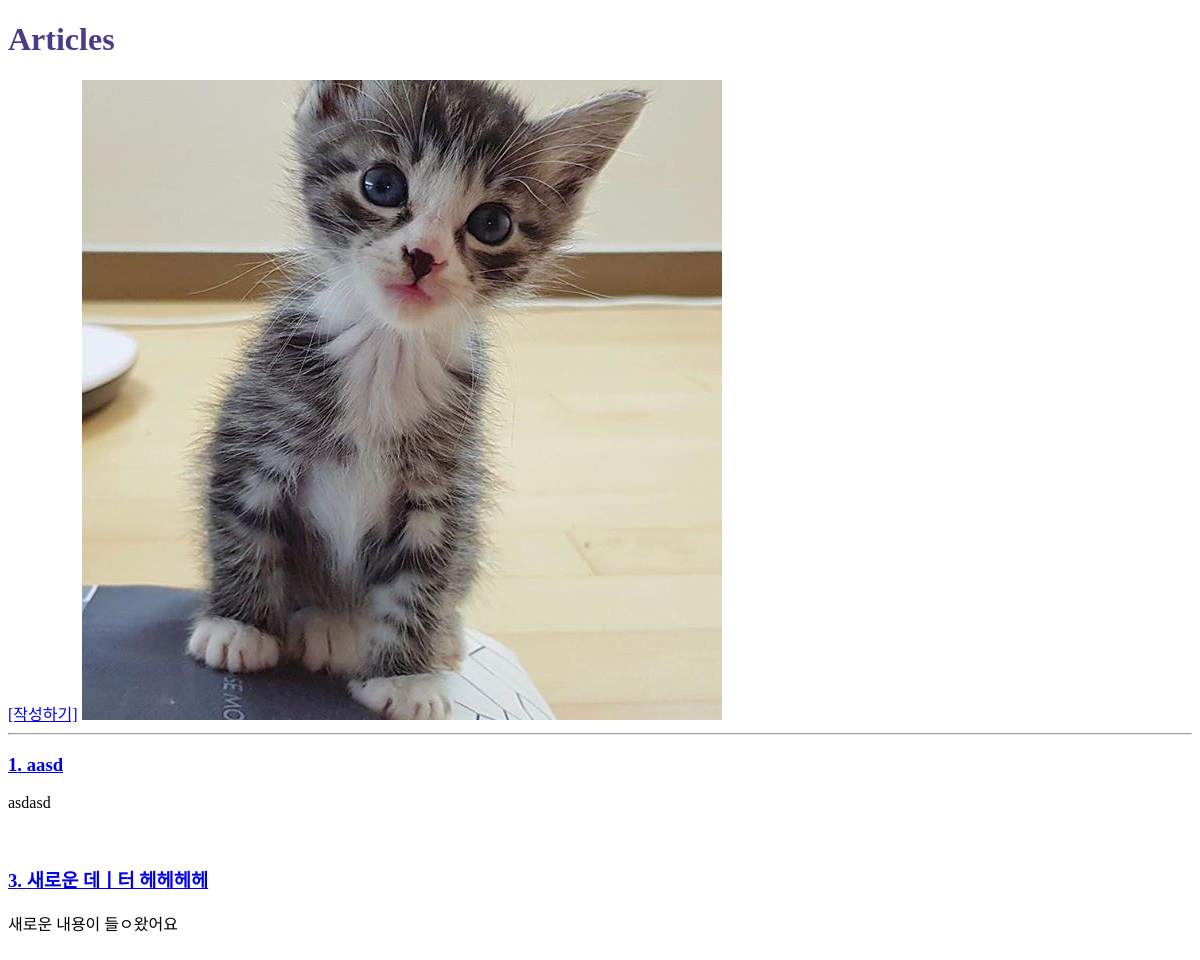
The page /articles/ on the database as committed earlier.
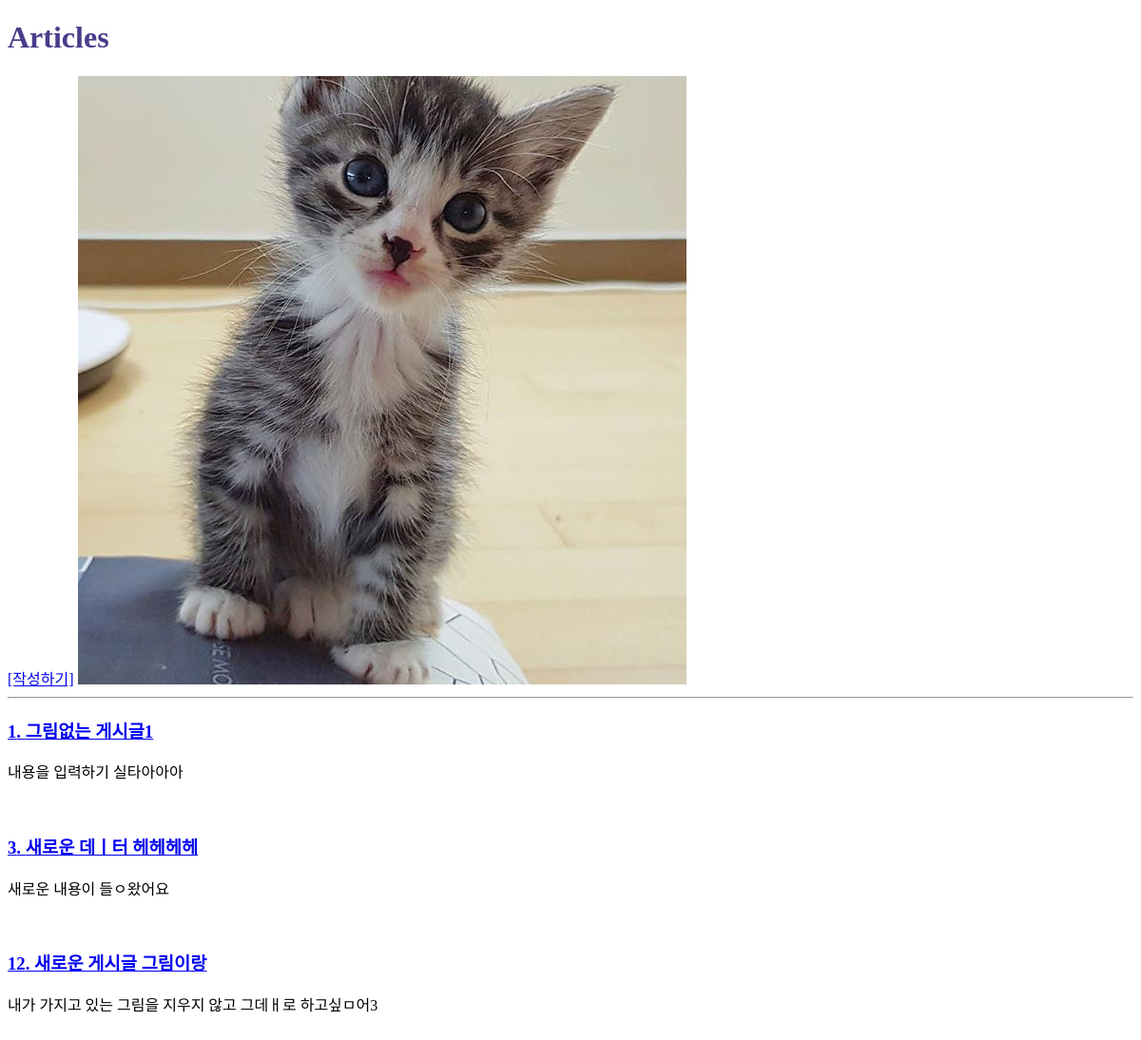
The same page on the database as committed later.
### articles/models.py (models this page shows)
class Article(models.Model):
    title = models.CharField(max_length=20)
    content = models.TextField()
    image = models.ImageField(blank=True)
    created_at = models.DateTimeField(auto_now_add=True)  # 새롭게 추가할때만 시간을 등록하고, 수정할때는 등록하지 않는다.
    updated_at = models.DateTimeField(auto_now=True)  # 언제든지 수정되었을 때의 시간을 저장하겠다.

### articles/views.py (the view)
# urls.py: path('', views.index, name='index'),#3 맨 처음페이지에 우리의 db를 보여주는 페이지를 만들어보자
def index(request):
    articles =  Article.objects.all()
    context = {
        'articles' : articles
    }
    return render(request, 'articles/index.html', context)

### articles/templates/articles/index.html (shortened to what this page needs)
{% extends 'base.html' %}
{% load static %}
{% block body %}
  <h1>Articles</h1>
    <a href="{% url 'articles:create' %}">[작성하기]</a>
    <img src="{% static 'articles/images/gomi_cute.jpg' %}" alt="그림">
    <hr>
    {% for article in articles  %}
    <div>
      <a href="{% url 'articles:detail' article.pk %}"><h3>{{ article.pk }}. {{ article.title }}</h3></a>
      <p>{{ article.content }}</p>
    </div>
    <br>
    {% endfor %}
{% endblock body %}

Rows that differ between the two databases and show on the page:
changed Article id 1: title "aasd" → "그림없는 게시글1"; content "asdasd" → "내용을 입력하기 실타아아아"
added Article: pk "12", title "새로운 게시글 그림이랑", content "내가 가지고 있는 그림을 지우지 않고 그데ㅐ로 하고싶ㅁ어3"
